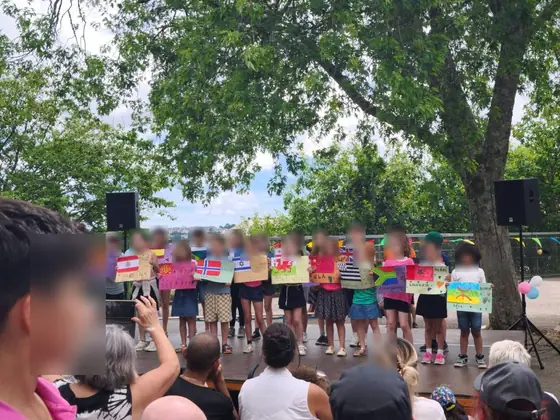
#> input picture images/photo-defile-drapeaux.webp, 560 x 420 px
$ python build_og_image.py
#> lines starting #> are read from the running program, lines starting #| are printed output that depends on the picture
#!/usr/bin/env python3
"""Image de partage du site (1200 x 630 px) : aperçu des liens sur WhatsApp, Facebook, mails...

Régénérer :  python tools/build_og_image.py   ->  images/og-image.jpg
"""
from pathlib import Path

from PIL import Image, ImageDraw, ImageFont, ImageOps

ROOT = Path(__file__).resolve().parent.parent
W, H = 1200, 630
BG, TAUPE, ORANGE, GREEN = (255, 255, 255), (42, 32, 26), (222, 108, 31), (20, 184, 139)
FONTS = Path("C:/Windows/Fonts")


def font(names, size):
    for n in names:
        p = FONTS / n
        if p.exists():
            return ImageFont.truetype(str(p), size)
    return ImageFont.load_default()


def main():
    img = Image.new("RGB", (W, H), BG)
#> img: PIL image 1200x630 RGB; every value is 255
    d = ImageDraw.Draw(img)

    # photo à droite, coins arrondis
    photo = ImageOps.fit(Image.open(ROOT / "images" / "photo-defile-drapeaux.webp").convert("RGB"),
                         (460, 630), Image.LANCZOS, centering=(0.5, 0.45))
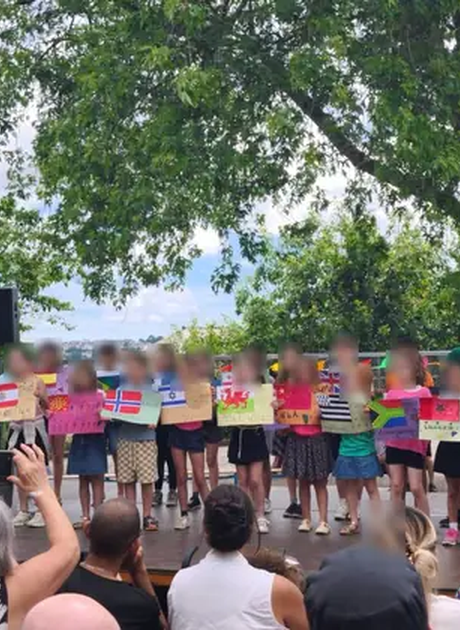
#> photo: PIL image 460x630 RGB; mean R, G, B 113.7, 114, 105.5
    mask = Image.new("L", photo.size, 0)
#> mask: PIL image 460x630 L; every value is 0
    ImageDraw.Draw(mask).rounded_rectangle((0, 0, photo.size[0], photo.size[1]), radius=0, fill=255)
#> mask: PIL image 460x630 L; every value is 255
    img.paste(photo, (W - 460, 0), mask)
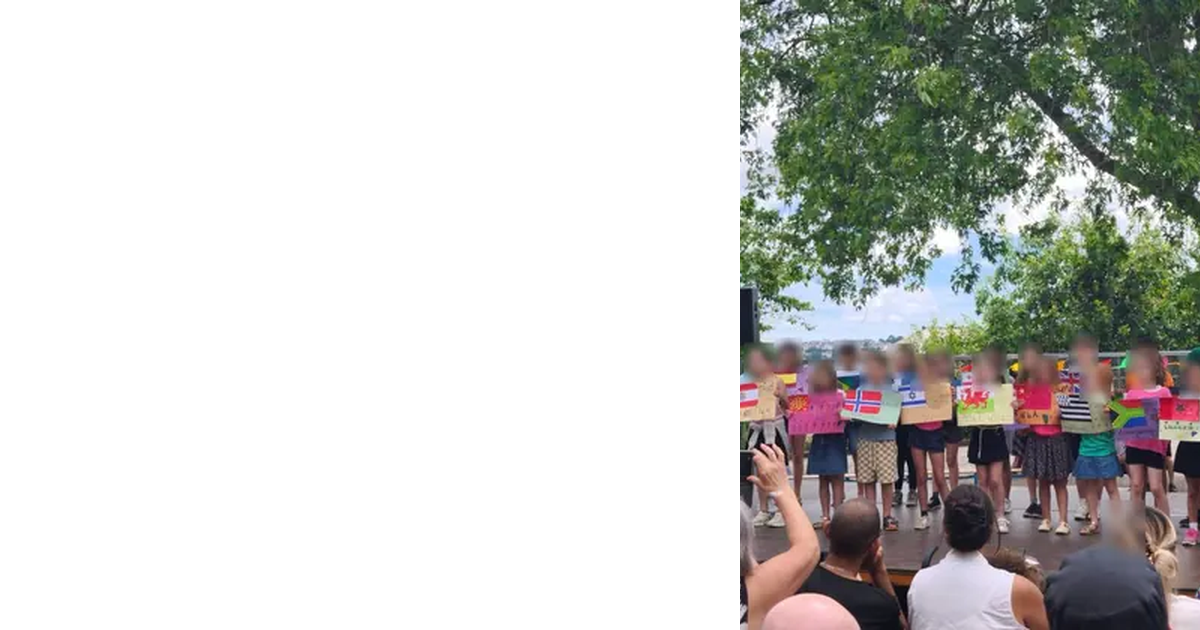
#> img: PIL image 1200x630 RGB; mean R, G, B 200.8, 200.9, 197.7
    d.rectangle((W - 470, 0, W - 460, H), fill=GREEN)

    # logo
#> (the run stopped early here; a loop or call above may not have finished)

$ run again, with images/aurelie-garnier.webp copied over images/photo-defile-drapeaux.webp
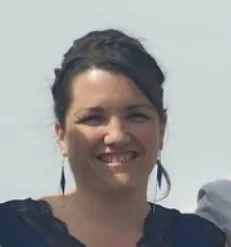
#> input picture images/aurelie-garnier.webp, 231 x 247 px
#> in main, `photo = ImageOps.fit(Image.open(ROOT / "images" / "photo-defile-drapea..`:
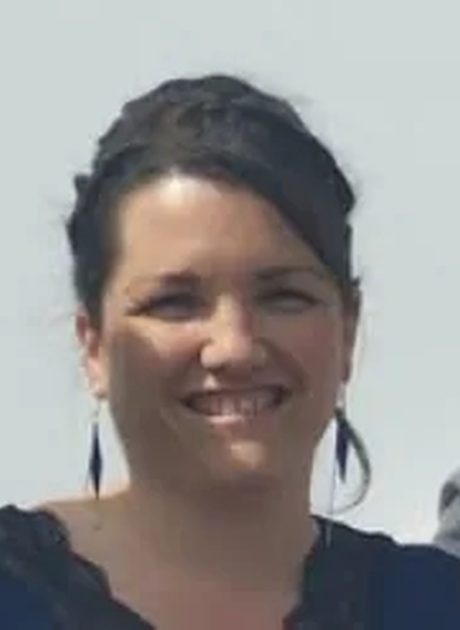
#> photo: PIL image 460x630 RGB; mean R, G, B 148.1, 145.2, 143.2
#> in main, `img.paste(photo, (W - 460, 0), mask)`:
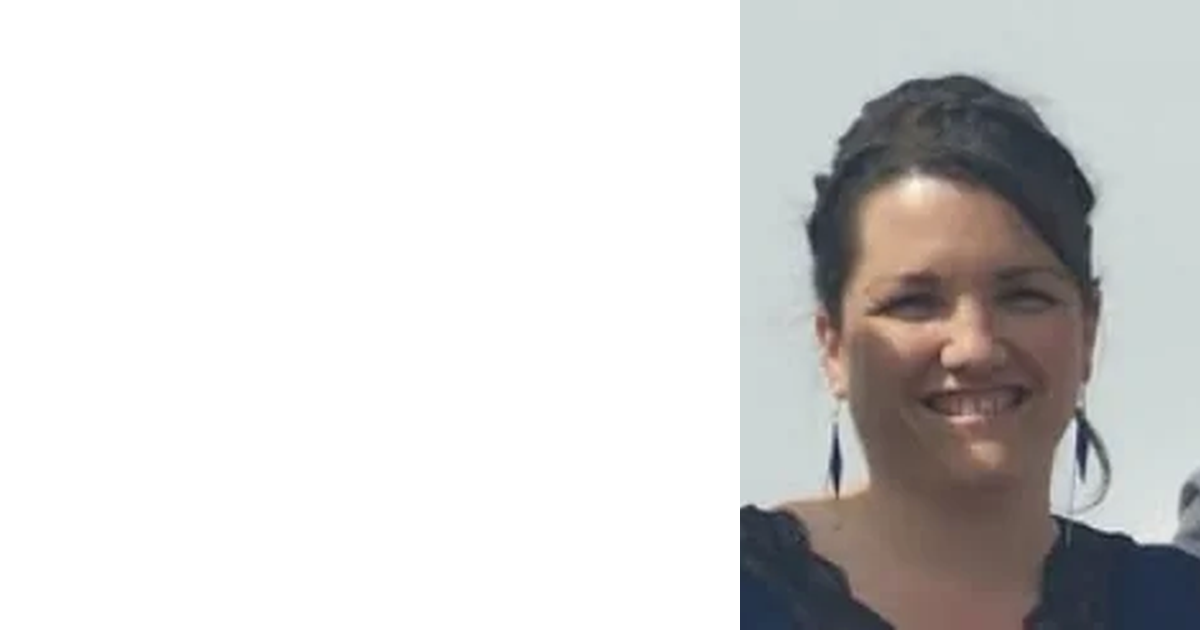
#> img: PIL image 1200x630 RGB; mean R, G, B 214, 212.9, 212.2

$ run again, with images/florian-masseube.webp copied over images/photo-defile-drapeaux.webp
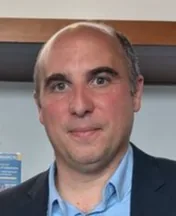
#> input picture images/florian-masseube.webp, 176 x 216 px
#> in main, `photo = ImageOps.fit(Image.open(ROOT / "images" / "photo-defile-drapea..`:
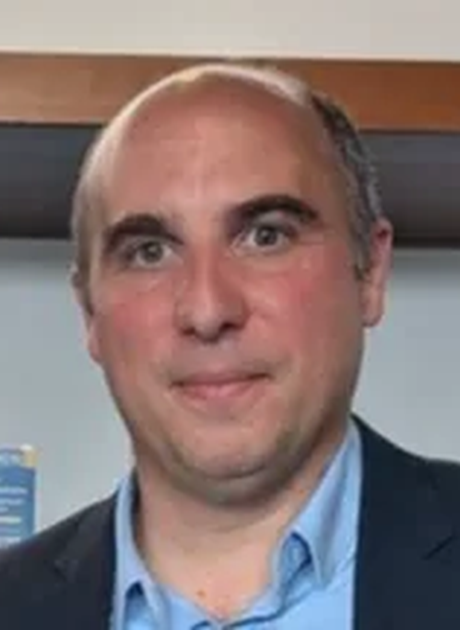
#> photo: PIL image 460x630 RGB; mean R, G, B 134.4, 117.7, 116.5
#> in main, `img.paste(photo, (W - 460, 0), mask)`:
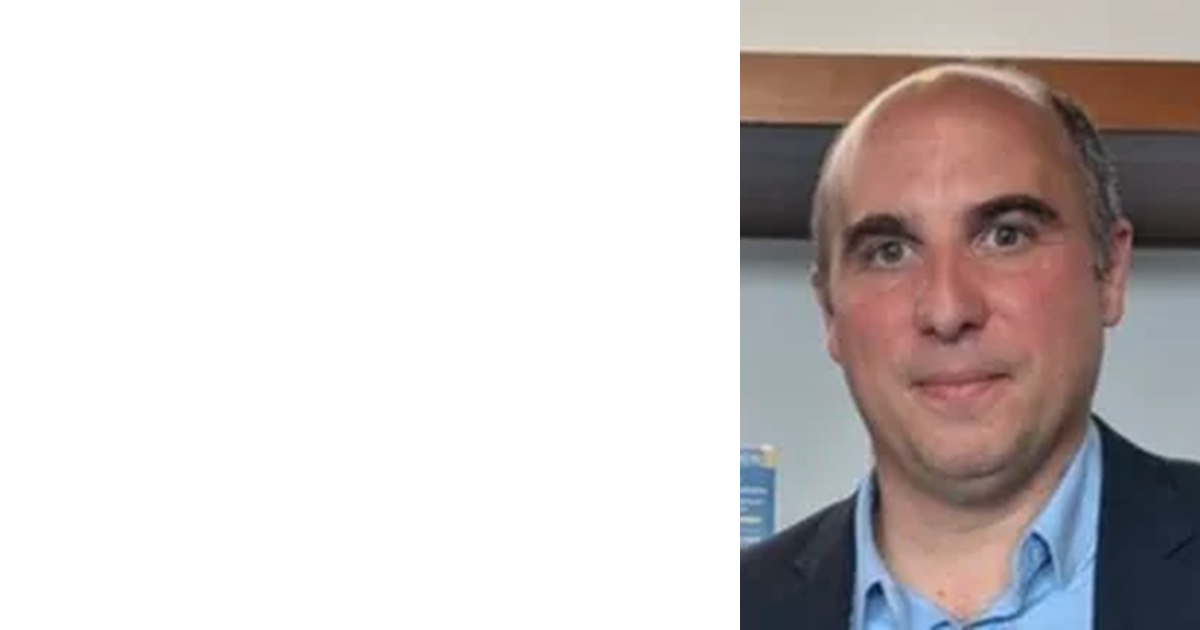
#> img: PIL image 1200x630 RGB; mean R, G, B 208.8, 202.4, 201.9

$ run again, with images/photo-benevoles-apero.webp copied over images/photo-defile-drapeaux.webp
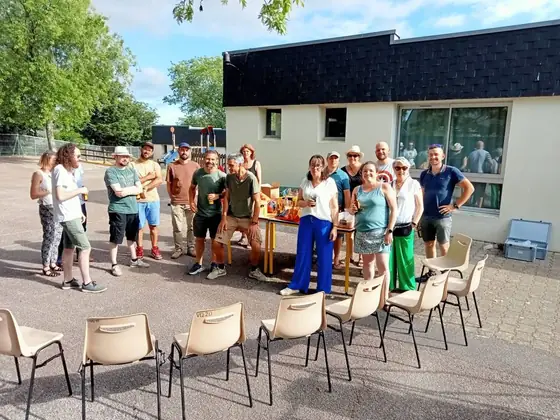
#> input picture images/photo-benevoles-apero.webp, 560 x 420 px
#> in main, `photo = ImageOps.fit(Image.open(ROOT / "images" / "photo-defile-drapea..`:
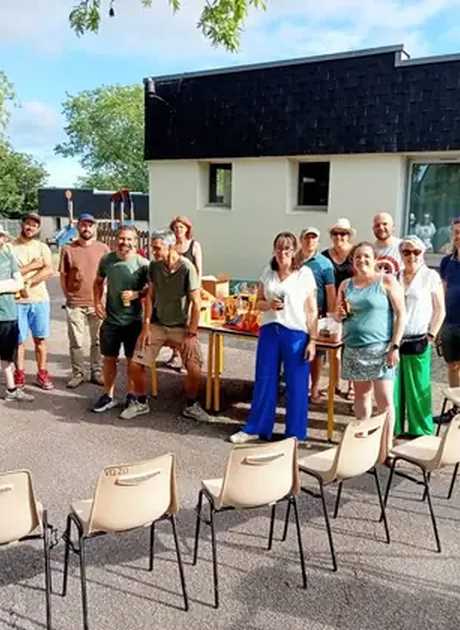
#> photo: PIL image 460x630 RGB; mean R, G, B 135.1, 133.5, 129
#> in main, `img.paste(photo, (W - 460, 0), mask)`:
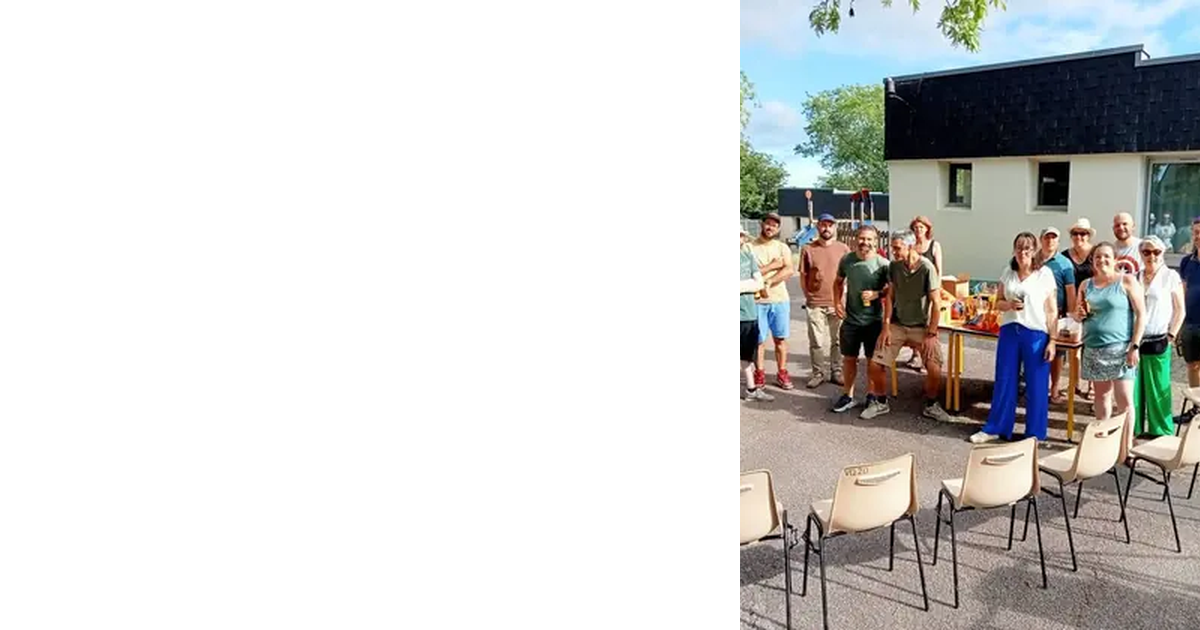
#> img: PIL image 1200x630 RGB; mean R, G, B 209, 208.4, 206.7
